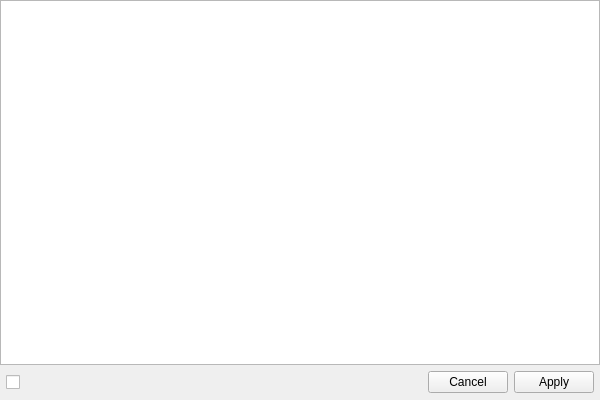
<?xml version="1.0" encoding="UTF-8"?>
<ui version="4.0">
 <class>FastFilterWidget</class>
 <widget class="QWidget" name="FastFilterWidget">
  <property name="geometry">
   <rect>
    <x>0</x>
    <y>0</y>
    <width>600</width>
    <height>400</height>
   </rect>
  </property>
  <property name="sizePolicy">
   <sizepolicy hsizetype="Expanding" vsizetype="Expanding">
    <horstretch>0</horstretch>
    <verstretch>0</verstretch>
   </sizepolicy>
  </property>
  <property name="windowTitle">
   <string notr="true"/>
  </property>
  <layout class="QVBoxLayout">
   <property name="leftMargin">
    <number>0</number>
   </property>
   <property name="topMargin">
    <number>0</number>
   </property>
   <property name="rightMargin">
    <number>0</number>
   </property>
   <property name="bottomMargin">
    <number>0</number>
   </property>
   <item>
    <widget class="QTableView" name="view">
     <property name="verticalScrollBarPolicy">
      <enum>Qt::ScrollBarPolicy::ScrollBarAlwaysOff</enum>
     </property>
     <property name="horizontalScrollBarPolicy">
      <enum>Qt::ScrollBarPolicy::ScrollBarAlwaysOff</enum>
     </property>
     <property name="selectionBehavior">
      <enum>QAbstractItemView::SelectionBehavior::SelectRows</enum>
     </property>
     <property name="showGrid">
      <bool>false</bool>
     </property>
     <attribute name="horizontalHeaderVisible">
      <bool>false</bool>
     </attribute>
     <attribute name="horizontalHeaderStretchLastSection">
      <bool>true</bool>
     </attribute>
     <attribute name="verticalHeaderVisible">
      <bool>false</bool>
     </attribute>
    </widget>
   </item>
   <item>
    <layout class="QHBoxLayout" name="_2">
     <property name="leftMargin">
      <number>6</number>
     </property>
     <property name="rightMargin">
      <number>6</number>
     </property>
     <property name="bottomMargin">
      <number>6</number>
     </property>
     <item>
      <widget class="QCheckBox" name="checkBoxAll">
       <property name="toolTip">
        <string>Select all</string>
       </property>
       <property name="tristate">
        <bool>true</bool>
       </property>
      </widget>
     </item>
     <item>
      <widget class="QToolButton" name="btnRevertSelection">
       <property name="toolTip">
        <string>Invert selection</string>
       </property>
       <property name="text">
        <string notr="true"/>
       </property>
       <property name="icon">
        <iconset resource="../../icons/light/resources/light.qrc">
         <normaloff>:/icons/change.svg</normaloff>:/icons/change.svg</iconset>
       </property>
       <property name="autoRaise">
        <bool>true</bool>
       </property>
      </widget>
     </item>
     <item>
      <widget class="QToolButton" name="btnLoad">
       <property name="toolTip">
        <string>Load selection</string>
       </property>
       <property name="icon">
        <iconset resource="../../icons/light/resources/light.qrc">
         <normaloff>:/icons/load.svg</normaloff>:/icons/load.svg</iconset>
       </property>
       <property name="autoRaise">
        <bool>true</bool>
       </property>
      </widget>
     </item>
     <item>
      <widget class="QToolButton" name="btnSave">
       <property name="toolTip">
        <string>Save selection</string>
       </property>
       <property name="icon">
        <iconset resource="../../icons/light/resources/light.qrc">
         <normaloff>:/icons/save.svg</normaloff>:/icons/save.svg</iconset>
       </property>
       <property name="autoRaise">
        <bool>true</bool>
       </property>
      </widget>
     </item>
     <item>
      <widget class="QDialogButtonBox" name="buttonBox">
       <property name="standardButtons">
        <set>QDialogButtonBox::StandardButton::Apply|QDialogButtonBox::StandardButton::Cancel</set>
       </property>
      </widget>
     </item>
    </layout>
   </item>
  </layout>
 </widget>
 <layoutdefault spacing="6" margin="11"/>
 <resources>
  <include location="../../icons/light/resources/light.qrc"/>
 </resources>
 <connections/>
</ui>
